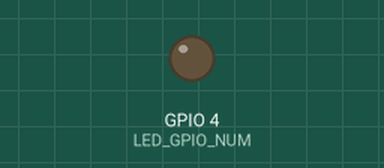
Simulated run of this sketch. Board: ESP32. Shown: output pins drawn as LEDs (lit = HIGH). The camera gives no picture; what the sketch prints to the serial monitor is not drawn.

Above: at 0.1 s.
At 1.0 s:
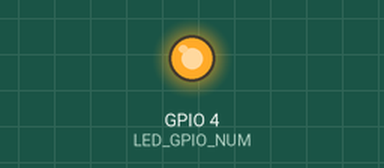
Timing chart, 0 to 2.5 s (numbered marks = the images above):
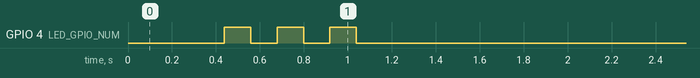

The sketch:

esp32cam_wired_serial.ino
```cpp
// =============================================================
//  DRIVER DROWSINESS DETECTION — ESP32-CAM FIRMWARE  v3.0
//  Mode    : WIRED  —  Raw JPEG frames over UART / Serial
//  Board   : AI-Thinker ESP32-CAM
//  Baud    : 921600  (USB-to-UART adapter required, e.g. CP2102)
//
//  ── HOW TO WIRE ──────────────────────────────────────────────
//  ESP32-CAM        USB-to-UART adapter (CP2102 / CH340 / FTDI)
//  ─────────────────────────────────────────────────────────────
//  5V       ──────► 5V   (must supply 5V, not 3.3V)
//  GND      ──────► GND
//  GPIO1/TX ──────► RX
//  GPIO3/RX ──────► TX
//  IO0      ──►[GND during upload, open during normal run]
//
//  ⚠  Powering from adapter 3.3V pin causes camera brown-outs.
//     Always use the 5V pin or a dedicated 5V 1A supply.
//
//  ── HOW TO UPLOAD ────────────────────────────────────────────
//  1. Hold IO0 to GND, press RESET, release IO0.
//  2. Arduino IDE → Board: "AI Thinker ESP32-CAM"
//     Upload speed: 115200 for upload, then switch to 921600
//     in Serial Monitor to see runtime logs.
//  3. After upload: release IO0, press RESET.
//
//  ── HOW TO USE IN PYTHON APP ─────────────────────────────────
//  Mode    → Serial (COM Port — ESP32-CAM)
//  COM Port→ select the matching COM port (e.g. COM11)
//  Click Connect — frames arrive immediately.
//
//  ── FRAME PROTOCOL ───────────────────────────────────────────
//  The firmware writes raw JPEG bytes to Serial2 (921600 baud).
//  Each frame is a complete JPEG:  FF D8 ... FF D9
//  The Python app detects SOI (FF D8) and EOI (FF D9) markers
//  to slice individual frames — no extra framing overhead.
//
//  ── THROUGHPUT GUIDE ─────────────────────────────────────────
//  QVGA  (320×240)  JPEG-Q 16  →  ~25–30 fps @ 921600
//  VGA   (640×480)  JPEG-Q 16  →  ~12–15 fps @ 921600
//  SVGA  (800×600)  JPEG-Q 16  →  ~7–10 fps @ 921600
//
//  Higher baud (1.5 Mbps, 2 Mbps) may work depending on the
//  adapter chip but 921600 is universally safe.
// =============================================================

#include "esp_camera.h"
#include "esp_timer.h"
#include "driver/uart.h"

// ─── Stream Quality ──────────────────────────────────────────
//  For serial, QVGA or VGA is recommended for smooth FPS.
//  JPEG_QUALITY: 10 = best, 30 = faster — tune to your link.
#define FRAME_SIZE    FRAMESIZE_VGA
#define JPEG_QUALITY  16
#define SERIAL_BAUD   921600      // Must match Python app setting

// ─── Frame timing ────────────────────────────────────────────
#define TARGET_FPS    15          // Cap to avoid overflowing UART
#define FRAME_DELAY_MS  (1000 / TARGET_FPS)

// ─── AI-Thinker ESP32-CAM Pin Map ────────────────────────────
#define PWDN_GPIO_NUM   32
#define RESET_GPIO_NUM  -1
#define XCLK_GPIO_NUM    0
#define SIOD_GPIO_NUM   26
#define SIOC_GPIO_NUM   27
#define Y9_GPIO_NUM     35
#define Y8_GPIO_NUM     34
#define Y7_GPIO_NUM     39
#define Y6_GPIO_NUM     36
#define Y5_GPIO_NUM     21
#define Y4_GPIO_NUM     19
#define Y3_GPIO_NUM     18
#define Y2_GPIO_NUM      5
#define VSYNC_GPIO_NUM  25
#define HREF_GPIO_NUM   23
#define PCLK_GPIO_NUM   22
#define LED_GPIO_NUM     4

// ─── Internal serial port for debug logs ─────────────────────
//  Serial  (GPIO1/GPIO3) = data link to PC at 921600 baud
//  We reuse the same UART at 921600 for both data and logs.
//  Logs are printed ONLY before streaming starts; once streaming
//  begins, no text is mixed into the data stream.


// =============================================================
//  CAMERA INIT
// =============================================================
bool initCamera() {
    camera_config_t cfg;
    cfg.ledc_channel = LEDC_CHANNEL_0;
    cfg.ledc_timer   = LEDC_TIMER_0;
    cfg.pin_d0    = Y2_GPIO_NUM;   cfg.pin_d1    = Y3_GPIO_NUM;
    cfg.pin_d2    = Y4_GPIO_NUM;   cfg.pin_d3    = Y5_GPIO_NUM;
    cfg.pin_d4    = Y6_GPIO_NUM;   cfg.pin_d5    = Y7_GPIO_NUM;
    cfg.pin_d6    = Y8_GPIO_NUM;   cfg.pin_d7    = Y9_GPIO_NUM;
    cfg.pin_xclk  = XCLK_GPIO_NUM;
    cfg.pin_pclk  = PCLK_GPIO_NUM;
    cfg.pin_vsync = VSYNC_GPIO_NUM;
    cfg.pin_href  = HREF_GPIO_NUM;
    cfg.pin_sscb_sda = SIOD_GPIO_NUM;
    cfg.pin_sscb_scl = SIOC_GPIO_NUM;
    cfg.pin_pwdn  = PWDN_GPIO_NUM;
    cfg.pin_reset = RESET_GPIO_NUM;
    cfg.xclk_freq_hz = 20000000;
    cfg.pixel_format = PIXFORMAT_JPEG;

    if (psramFound()) {
        cfg.frame_size   = FRAME_SIZE;
        cfg.jpeg_quality = JPEG_QUALITY;
        cfg.fb_count     = 2;
        cfg.grab_mode    = CAMERA_GRAB_LATEST;
    } else {
        // Without PSRAM, keep resolution low to avoid heap exhaustion
        cfg.frame_size   = FRAMESIZE_QVGA;
        cfg.jpeg_quality = 20;
        cfg.fb_count     = 1;
        cfg.grab_mode    = CAMERA_GRAB_WHEN_EMPTY;
    }

    if (esp_camera_init(&cfg) != ESP_OK) {
        return false;
    }

    sensor_t* s = esp_camera_sensor_get();
    s->set_framesize(s,     psramFound() ? FRAME_SIZE : FRAMESIZE_QVGA);
    s->set_quality(s,       psramFound() ? JPEG_QUALITY : 20);
    s->set_brightness(s,    1);
    s->set_contrast(s,      1);
    s->set_saturation(s,    0);
    s->set_sharpness(s,     1);
    s->set_whitebal(s,      1);
    s->set_awb_gain(s,      1);
    s->set_exposure_ctrl(s, 1);
    s->set_aec2(s,          1);
    s->set_gain_ctrl(s,     1);
    s->set_lenc(s,          1);
    s->set_hmirror(s,       0);   // set 1 to mirror horizontally
    s->set_vflip(s,         0);   // set 1 to flip vertically

    return true;
}


// =============================================================
//  SETUP
// =============================================================
void setup() {
    // ── Debug log phase (115200 baud) ────────────────────────
    //  Print startup info at a safe baud, then switch to 921600
    //  for the streaming data link.
    Serial.begin(115200);

    Serial.println("\n╔═══════════════════════════════════════════╗");
    Serial.println("║  Drowsiness Detection  ESP32-CAM  v3.0   ║");
    Serial.println("║  Mode: WIRED (UART / Serial COM Port)     ║");
    Serial.println("╚═══════════════════════════════════════════╝");

    pinMode(LED_GPIO_NUM, OUTPUT);
    digitalWrite(LED_GPIO_NUM, LOW);

    Serial.println("[INIT] Initializing camera...");
    if (!initCamera()) {
        Serial.println("[ERR]  Camera init FAILED — halting.");
        while (true) {
            digitalWrite(LED_GPIO_NUM, !digitalRead(LED_GPIO_NUM));
            delay(200);   // fast blink = error
        }
    }

    bool has_psram = psramFound();
    Serial.printf("[INFO] PSRAM    : %s\n", has_psram ? "YES" : "NO");
    Serial.printf("[INFO] Res      : %s\n",
        has_psram ? "VGA (640×480)" : "QVGA (320×240)");
    Serial.printf("[INFO] Quality  : %d\n", has_psram ? JPEG_QUALITY : 20);
    Serial.printf("[INFO] Target   : %d fps\n", TARGET_FPS);
    Serial.println("[INFO] Switching UART to 921600 baud for data streaming...");
    Serial.flush();

    // ── Switch to high-speed baud for JPEG stream ────────────
    Serial.begin(SERIAL_BAUD);
    delay(100);   // let UART settle

    // Triple blink = ready to stream
    for (int i = 0; i < 3; i++) {
        digitalWrite(LED_GPIO_NUM, HIGH); delay(120);
        digitalWrite(LED_GPIO_NUM, LOW);  delay(120);
    }

    // ── IMPORTANT: stop printing text from this point on ─────
    //  Any text written to Serial after this point will corrupt
    //  the JPEG data stream.  Use LED blinks for status only.
}


// =============================================================
//  LOOP  — capture + transmit JPEG frames
// =============================================================
void loop() {
    unsigned long t0 = millis();

    camera_fb_t* fb = esp_camera_fb_get();

    if (!fb) {
        // Camera error — blink twice and continue
        for (int i = 0; i < 2; i++) {
            digitalWrite(LED_GPIO_NUM, HIGH); delay(50);
            digitalWrite(LED_GPIO_NUM, LOW);  delay(50);
        }
        delay(100);
        return;
    }

    // Sanity check: JPEG must start with FF D8 and end with FF D9
    if (fb->len > 4 &&
        fb->buf[0]          == 0xFF && fb->buf[1]          == 0xD8 &&
        fb->buf[fb->len - 2] == 0xFF && fb->buf[fb->len - 1] == 0xD9)
    {
        // Write the complete JPEG — Python reads FF D8 … FF D9
        Serial.write(fb->buf, fb->len);
        Serial.flush();
    }

    esp_camera_fb_return(fb);

    // ── Rate limiting ─────────────────────────────────────────
    //  Prevent UART overrun on slow host-side USB stacks.
    long elapsed = (long)(millis() - t0);
    long wait    = (long)FRAME_DELAY_MS - elapsed;
    if (wait > 0) {
        delay((uint32_t)wait);
    }
}
```
